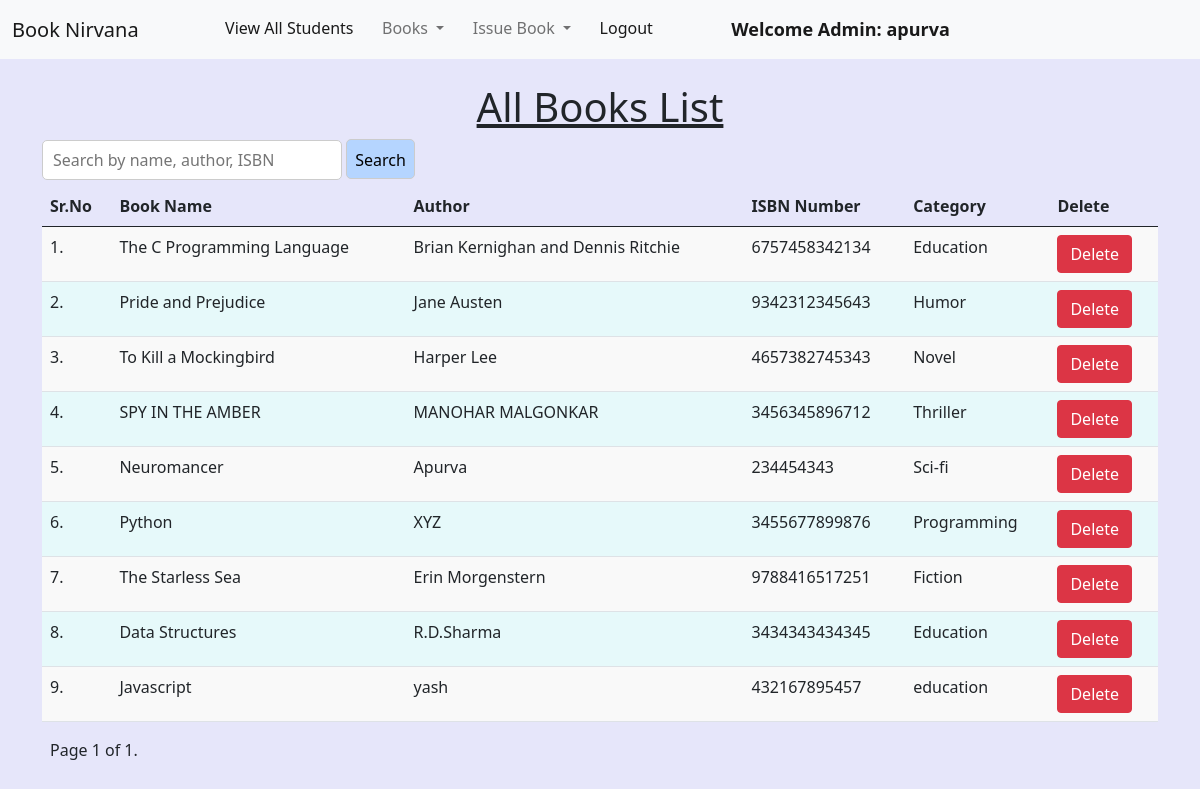
The app's page /view_books/ (signed in) with its own data.
### library/models.py (models this page shows, shortened)
class Book(models.Model):
    name = models.CharField(max_length=200)
    author = models.CharField(max_length=200)
    isbn = models.PositiveIntegerField(unique=True)
    category = models.CharField(max_length=50)
    quantity = models.PositiveIntegerField(default=1)  # Added field to track available copies

### library/views.py (the view)
# urls.py: path("view_books/", views.view_books, name="view_books"),
@login_required(login_url = '/admin_login')
def view_books(request):
    query = request.GET.get('q', '')  # Get the search query from the URL parameters
    books = Book.objects.all()
    if query:
        books = books.filter(
            Q(name__icontains=query) |
            Q(author__icontains=query) |
            Q(isbn__icontains=query)
        )
    paginator = Paginator(books, 10)
    page_number = request.GET.get('page')
    page_obj = paginator.get_page(page_number)
    return render(request, "view_books.html", {'books': page_obj, 'query': query})

### library/templates/view_books.html (shortened to what this page needs)
{% extends 'admin_navbar.html' %}
{% load static %}
{% block body %}
<div class="container mt-4">
    <h1 class="text-center"><u>All Books List</u></h1>
    <form method="GET" action="{% url 'view_books' %}">
        <input type="text" name="q" placeholder="Search by name, author, ISBN" value="{{ query }}"
               style="width: 300px; height: 40px; padding: 10px; font-size: 16px; border: 1px solid #ccc; border-radius: 5px;">
        <button type="submit" class="search-button">Search</button>
    </form>
    <table class="table table-hover">
        <thead>
            <tr>
                <th>Sr.No</th>
                <th>Book Name</th>
                <th>Author</th>
                <th>ISBN Number</th>
                <th>Category</th>
                <th>Delete</th>
            </tr>
        </thead>
        <tbody>
            {% for book in books %}
            <tr>
                <td>{{ forloop.counter }}.</td>
                <td>{{ book.name }}</td>
                <td>{{ book.author }}</td>
                <td>{{ book.isbn }}</td>
                <td>{{ book.category }}</td>
                <td>
                    <a href="/delete_book/{{ book.id }}/" class="btn btn-danger"
                       onclick="return confirm('Are you sure you want to delete this book?')">Delete</a>
                </td>
            </tr>
            {% endfor %}
        </tbody>
    </table>
    <div class="pagination text-center mt-3">
        <span class="step-links">
            <span class="current mx-2">
                Page {{ books.number }} of {{ books.paginator.num_pages }}.
            </span>
        </span>
    </div>
</div>
{% endblock %}

### library/templates/admin_navbar.html (shortened to what this page needs)
<!doctype html>
<html lang="en">
  <head>
    <link href="https://cdn.jsdelivr.net/npm/bootstrap@5.1.0/dist/css/bootstrap.min.css" rel="stylesheet">
    <link rel="stylesheet" href="https://cdn.datatables.net/1.10.25/css/jquery.dataTables.min.css">
    <link rel="stylesheet" href="https://cdn.datatables.net/buttons/1.7.1/css/buttons.dataTables.min.css">
  </head>
  <body>
    <nav class="navbar navbar-expand-lg navbar-light bg-light">
        <div class="container-fluid">
          <a class="navbar-brand" href="#">Book Nirvana</a>
          <div class="collapse navbar-collapse" id="navbarSupportedContent">
            <ul class="navbar-nav me-auto mb-2 mb-lg-0">
              <li class="nav-item">
                <a class="nav-link active" aria-current="page" href="/view_students/">View All Students</a>
              </li>
              <li class="nav-item dropdown">
                <a class="nav-link dropdown-toggle" href="#" id="navbarDropdown" role="button" data-bs-toggle="dropdown" aria-expanded="false">
                  Books
                </a>
              </li>
              <li class="nav-item dropdown">
                <a class="nav-link dropdown-toggle" href="#" id="navbarDropdown" role="button" data-bs-toggle="dropdown" aria-expanded="false">
                  Issue Book
                </a>
              </li>
              <li class="nav-item">
                <a class="nav-link active" aria-current="page" href="/logout/">Logout</a>
              </li>
              <li class="nav-item">
                <a style="font-weight:600; font-family:'Segoe UI', Tahoma, Geneva, Verdana, sans-serif; font-size: large;" class="nav-link active" href="#">Welcome Admin: {{request.user}}</a>
              </li>
            </ul>
          </div>
        </div>
      </nav>
      {% block body %}
      {% endblock %}
  </body>
</html>

### library/templates/view_books.html (style rules this page uses)
body { background-color: lavender; }
table.table-hover tbody tr:nth-child(odd) { background-color: #f9f9f9; }
table.table-hover tbody tr:nth-child(even) { background-color: rgb(230, 249, 250); }
.search-button, .clear-button { text-align: center; color: black; margin-bottom: 7px; background: #b5d5ff; height: 40px; padding: 8px; font-size: 16px; border: 1px solid #ccc; border-radius: 5px; cursor: pointer; }

### records on screen
Book: name "The C Programming Language", author "Brian Kernighan and Dennis Ritchie", isbn "6757458342134", category "Education"
Book: name "Pride and Prejudice", author "Jane Austen", isbn "9342312345643", category "Humor"
Book: name "To Kill a Mockingbird", author "Harper Lee", isbn "4657382745343", category "Novel"
Book: name "SPY IN THE AMBER", author "MANOHAR MALGONKAR", isbn "3456345896712", category "Thriller"
Book: name "Neuromancer", author "Apurva", isbn "234454343", category "Sci-fi"
Book: name "Python", author "XYZ", isbn "3455677899876", category "Programming"
Book: name "The Starless Sea", author "Erin Morgenstern", isbn "9788416517251", category "Fiction"
Book: name "Data Structures", author "R.D.Sharma", isbn "3434343434345", category "Education"
Book: name "Javascript", author "yash", isbn "432167895457", category "education"

### other values on screen
{{ request.user }} "apurva"
{{ books.number }} "1"
{{ books.paginator.num_pages }} "1"
